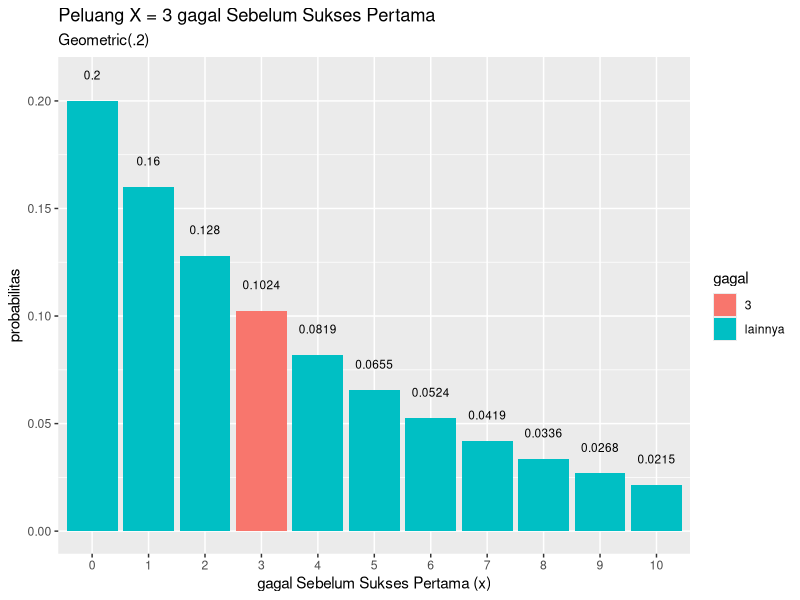

Source code (R):
# 1a
p = 0.20
x = 3
dgeom(x, p)

# 1b
mean(rgeom(10000, p)== 3)

# 1c
summary(dgeom(x, p))
summary(mean(rgeom(10000, p) == 3))

# 1d
library(dplyr)
library(ggplot2)

data.frame(x = 0:10, prob = dgeom(x = 0:10, prob = p)) %>%
  mutate(gagal = ifelse(x == 3, 3, "lainnya")) %>%
  ggplot(aes(x = factor(x), y = prob, fill = gagal)) +
  geom_col() +
  geom_text(
    aes(label = round(prob,4), y = prob + 0.01),
    position = position_dodge(0.9),
    size = 3,
    vjust = 0
  ) +
  labs(title = "Peluang X = 3 gagal Sebelum Sukses Pertama",
       subtitle = "Geometric(.2)",
       x = "gagal Sebelum Sukses Pertama (x)",
       y = "probabilitas")  

# 1e
# mean
# eksakta
1/p
# 10000 data random
mean(rgeom(10000,p))+1

#variance
#eksakta
(1 - p) / p ** 2
#10000 data random
var(rgeom(10000, p))
